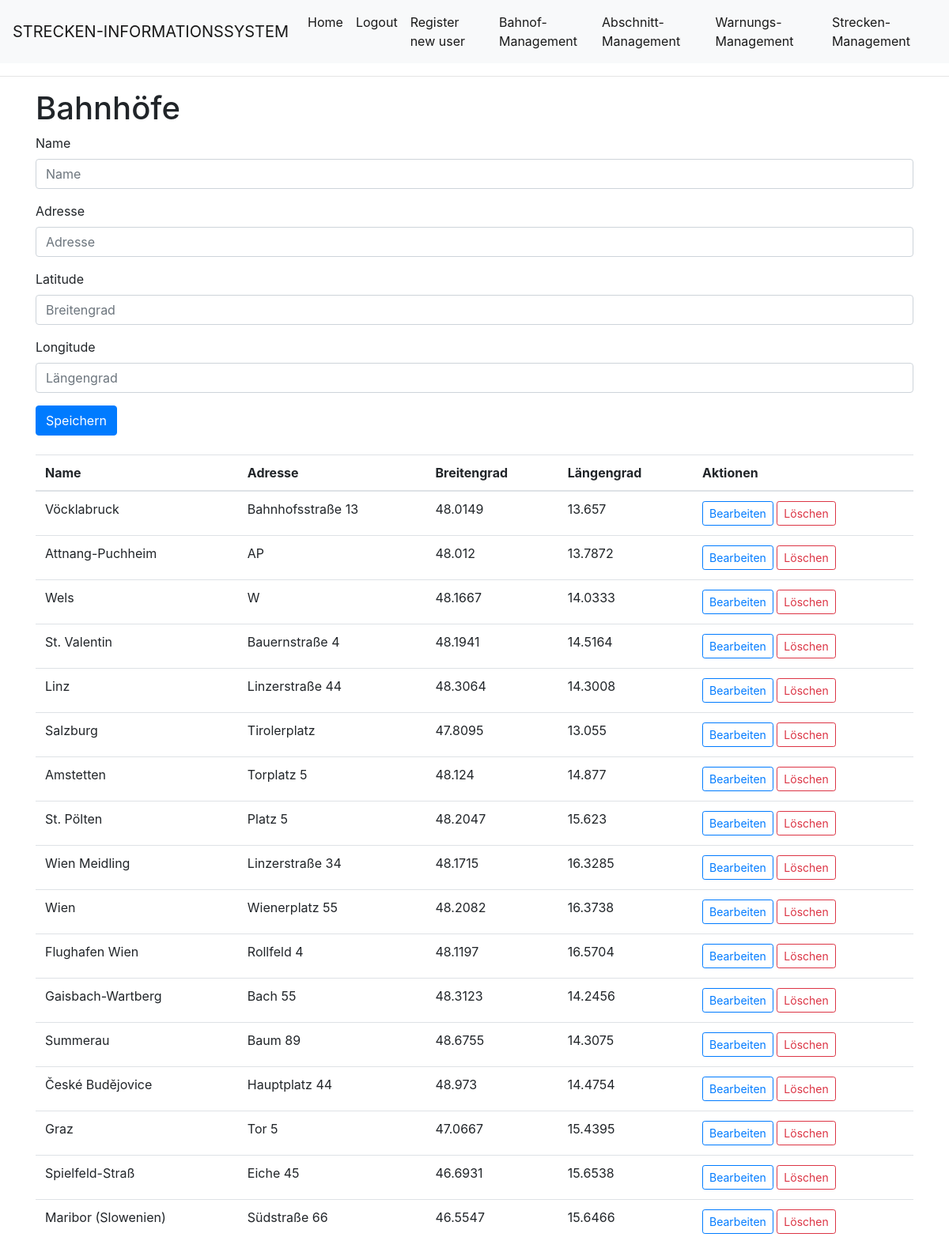
Page /bahnhof (signed in) on the earlier database version.
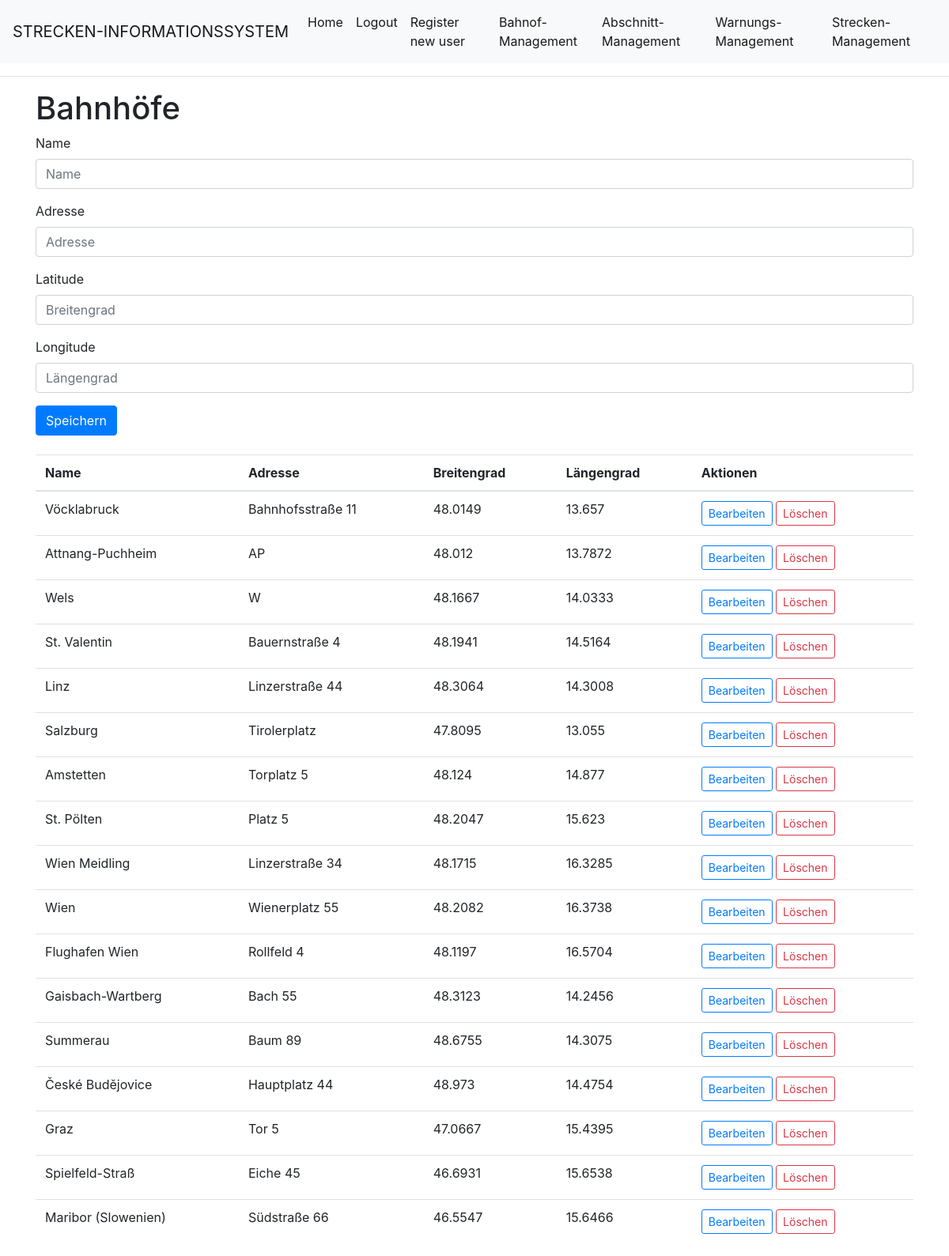
Same page on the later database version.
### app/models.py (models this page shows, shortened)
class Bahnhof(db.Model):
    name = Column(String(64), primary_key=True)
    adresse = Column(String(256))
    latitude = Column(Float)
    longitude = Column(Float)

### app/routes.py (the view)
@app.route('/bahnhof', methods=['GET', 'POST'])
@login_required
def bahnhof():
    form = BahnhofForm()
    if form.validate_on_submit():
        bahnhof = Bahnhof(name=form.name.data, adresse=form.adresse.data, latitude=form.latitude.data, longitude=form.longitude.data)
        db.session.add(bahnhof)
        db.session.commit()
        flash('Der Bahnhof wurde erfolgreich hinzugefügt!')
        return redirect(url_for('bahnhof'))
    bahnhof = Bahnhof.query.all()
    return render_template('bahnhof.html', title='Bahnhof', bahnhof=bahnhof, form=form)

### app/forms.py
class BahnhofForm(FlaskForm):
    name = StringField('Name', validators=[DataRequired()])
    adresse = StringField('Adresse', validators=[DataRequired()])
    latitude = FloatField('Latitude', validators=[DataRequired()])
    longitude = FloatField('Longitude', validators=[DataRequired()])
    submit = SubmitField('Submit')

### app/models.py (called while the page is built)
    @login.user_loader
    def load_user(id):
        return db.session.get(User, int(id))

### app/templates/bahnhof.html (shortened to what this page needs)
{% extends "base.html" %}
{% block content %}
    <div class="container">
        <h1>Bahnhöfe</h1>
        {% if current_user.is_authenticated and current_user.role == 'admin' %}
            <form action="" method="post">
                <div class="form-group">
                    {{ form.name.label(class="form-label") }}
                    {{ form.name(class="form-control", placeholder="Name") }}
                </div>
                <div class="form-group">
                    {{ form.adresse.label(class="form-label") }}
                    {{ form.adresse(class="form-control", placeholder="Adresse") }}
                </div>
                <div class="form-group">
                    {{ form.latitude.label(class="form-label") }}
                    {{ form.latitude(class="form-control", placeholder="Breitengrad") }}
                </div>
                <div class="form-group">
                    {{ form.longitude.label(class="form-label") }}
                    {{ form.longitude(class="form-control", placeholder="Längengrad") }}
                </div>
                <button type="submit" class="btn btn-primary">Speichern</button>
            </form>
        {% endif %}
        <table class="table mt-4">
            <thead>
            <tr>
                <th scope="col">Name</th>
                <th scope="col">Adresse</th>
                <th scope="col">Breitengrad</th>
                <th scope="col">Längengrad</th>
                {% if current_user.is_authenticated and current_user.role == 'admin' %}
                    <th scope="col">Aktionen</th>
                {% endif %}
            </tr>
            </thead>
            <tbody>
            {% for bahnhof in bahnhof %}
                <tr>
                    <td>{{ bahnhof.name }}</td>
                    <td>{{ bahnhof.adresse }}</td>
                    <td>{{ bahnhof.latitude }}</td>
                    <td>{{ bahnhof.longitude }}</td>
                    {% if current_user.is_authenticated and current_user.role == 'admin' %}
                        <td>
                            <div style="display: inline;">
                                <a href="{{ url_for('edit_bahnhof', name=bahnhof.name) }}"
                                   class="btn btn-sm btn-outline-primary">Bearbeiten</a>
                            </div>
                            <div style="display: inline;">
                                <form action="{{ url_for('delete_bahnhof', name=bahnhof.name) }}" method="post"
                                      style="display: inline;">
                                    <button type="submit" class="btn btn-sm btn-outline-danger">Löschen</button>
                                </form>
                            </div>
                        </td>
                    {% endif %}
                </tr>
            {% endfor %}
            </tbody>
        </table>
    </div>
{% endblock %}

Differences in the rows shown:
changed Bahnhof "Vöcklabruck": adresse "Bahnhofsstraße 13" → "Bahnhofsstraße 11"
